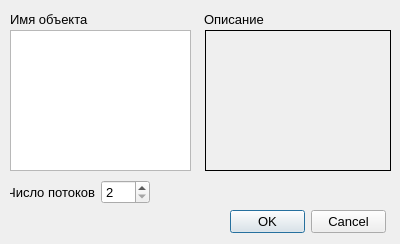
<?xml version="1.0" encoding="UTF-8"?>
<ui version="4.0">
 <class>MultiProcTopPropertyDialog</class>
 <widget class="QDialog" name="MultiProcTopPropertyDialog">
  <property name="geometry">
   <rect>
    <x>0</x>
    <y>0</y>
    <width>400</width>
    <height>244</height>
   </rect>
  </property>
  <property name="font">
   <font>
    <pointsize>10</pointsize>
   </font>
  </property>
  <property name="windowTitle">
   <string>Dialog</string>
  </property>
  <widget class="QDialogButtonBox" name="buttonBox">
   <property name="geometry">
    <rect>
     <x>230</x>
     <y>210</y>
     <width>156</width>
     <height>24</height>
    </rect>
   </property>
   <property name="orientation">
    <enum>Qt::Horizontal</enum>
   </property>
   <property name="standardButtons">
    <set>QDialogButtonBox::Cancel|QDialogButtonBox::Ok</set>
   </property>
  </widget>
  <widget class="QListWidget" name="actorsListWidget">
   <property name="geometry">
    <rect>
     <x>10</x>
     <y>30</y>
     <width>181</width>
     <height>141</height>
    </rect>
   </property>
  </widget>
  <widget class="QLabel" name="descriptionLbl">
   <property name="geometry">
    <rect>
     <x>205</x>
     <y>30</y>
     <width>186</width>
     <height>141</height>
    </rect>
   </property>
   <property name="frameShape">
    <enum>QFrame::Box</enum>
   </property>
   <property name="text">
    <string/>
   </property>
   <property name="textFormat">
    <enum>Qt::PlainText</enum>
   </property>
   <property name="alignment">
    <set>Qt::AlignLeading|Qt::AlignLeft|Qt::AlignTop</set>
   </property>
   <property name="wordWrap">
    <bool>true</bool>
   </property>
   <property name="textInteractionFlags">
    <set>Qt::NoTextInteraction</set>
   </property>
  </widget>
  <widget class="QWidget" name="layoutWidget_2">
   <property name="geometry">
    <rect>
     <x>10</x>
     <y>10</y>
     <width>381</width>
     <height>18</height>
    </rect>
   </property>
   <layout class="QHBoxLayout" name="horizontalLayout">
    <item>
     <widget class="QLabel" name="label">
      <property name="text">
       <string>Имя объекта</string>
      </property>
     </widget>
    </item>
    <item>
     <widget class="QLabel" name="label_2">
      <property name="text">
       <string>Описание</string>
      </property>
     </widget>
    </item>
   </layout>
  </widget>
  <widget class="QWidget" name="">
   <property name="geometry">
    <rect>
     <x>10</x>
     <y>180</y>
     <width>140</width>
     <height>24</height>
    </rect>
   </property>
   <layout class="QHBoxLayout" name="horizontalLayout_2">
    <item>
     <widget class="QLabel" name="procCountLbl">
      <property name="text">
       <string>Число потоков</string>
      </property>
      <property name="alignment">
       <set>Qt::AlignRight|Qt::AlignTrailing|Qt::AlignVCenter</set>
      </property>
     </widget>
    </item>
    <item>
     <widget class="QSpinBox" name="procCountSpnBox">
      <property name="minimum">
       <number>2</number>
      </property>
      <property name="maximum">
       <number>100</number>
      </property>
      <property name="singleStep">
       <number>1</number>
      </property>
     </widget>
    </item>
   </layout>
  </widget>
 </widget>
 <resources/>
 <connections>
  <connection>
   <sender>buttonBox</sender>
   <signal>accepted()</signal>
   <receiver>MultiProcTopPropertyDialog</receiver>
   <slot>accept()</slot>
   <hints>
    <hint type="sourcelabel">
     <x>385</x>
     <y>224</y>
    </hint>
    <hint type="destinationlabel">
     <x>157</x>
     <y>243</y>
    </hint>
   </hints>
  </connection>
  <connection>
   <sender>buttonBox</sender>
   <signal>rejected()</signal>
   <receiver>MultiProcTopPropertyDialog</receiver>
   <slot>reject()</slot>
   <hints>
    <hint type="sourcelabel">
     <x>385</x>
     <y>230</y>
    </hint>
    <hint type="destinationlabel">
     <x>286</x>
     <y>243</y>
    </hint>
   </hints>
  </connection>
 </connections>
</ui>
